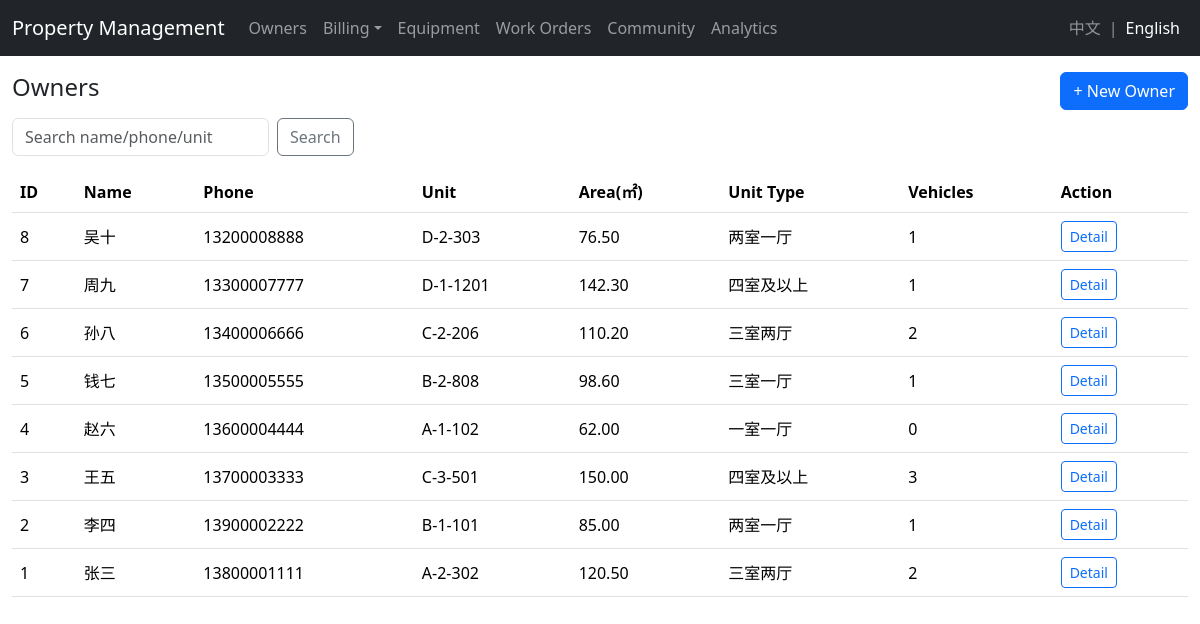
Screenshot of /owners?lang=en with the database file from the repository.
### models.py (models this page shows)
class Owner(db.Model):
    id = db.Column(db.Integer, primary_key=True)
    name = db.Column(db.String(120), nullable=False)
    phone = db.Column(db.String(50))
    email = db.Column(db.String(120))
    unit = db.Column(db.String(120))   # 房产信息（楼栋/单元/门牌）
    area = db.Column(db.Float)   # 房屋面积（平方米）
    unit_type = db.Column(db.String(50))   # 房型（一室一厅、两室一厅等）
    vehicles = db.Column(db.Text)   # JSON: [{"plate":"沪A12345","model":"Tesla 3"}]
    vehicle_count = db.Column(db.Integer, default=0)   # 车辆数量
    parking_spots = db.Column(db.String(255))   # 车位编号，多个用逗号分隔
    created_at = db.Column(db.DateTime, default=datetime.utcnow)
    invoices = db.relationship('Invoice', backref='owner', lazy=True)
    payments = db.relationship('Payment', backref='owner', lazy=True)
    workorders = db.relationship('WorkOrder', backref='requester', lazy=True)

### app.py (the view)
@app.route('/owners')
def owners_list():
    q = request.args.get('q','').strip()
    query = Owner.query
    if q:
        like = f"%{q}%"
        query = query.filter((Owner.name.like(like)) | (Owner.phone.like(like)) | (Owner.unit.like(like)))
    owners = query.order_by(Owner.id.desc()).all()
    return render_view('owners/list.html', owners=owners, q=q)

### app.py (called while the page is built)
@app.before_request
def set_language():
    lang = request.args.get('lang')
    if lang in {'en', 'zh'}:
        session['lang'] = lang
    session.setdefault('lang', 'zh')

def render_view(template_name, **kwargs):
    tpl = f"en/{template_name}" if session.get('lang') == 'en' else template_name
    return render_template(tpl, **kwargs)

### templates/en/owners/list.html
{% extends 'en/base.html' %}
{% block content %}
<div class="d-flex justify-content-between align-items-center mb-2">
  <h4>Owners</h4>
  <a class="btn btn-primary" href="{{ url_for('owners_new') }}">+ New Owner</a>
  </div>
<form class="row gy-2 gx-2 mb-3">
  <div class="col-auto"><input class="form-control" name="q" placeholder="Search name/phone/unit" value="{{ q }}"></div>
  <div class="col-auto"><button class="btn btn-outline-secondary">Search</button></div>
</form>
<table class="table table-hover align-middle">
  <thead><tr><th>ID</th><th>Name</th><th>Phone</th><th>Unit</th><th>Area(㎡)</th><th>Unit Type</th><th>Vehicles</th><th>Action</th></tr></thead>
  <tbody>
  {% for o in owners %}
    <tr>
      <td>{{ o.id }}</td>
      <td>{{ o.name }}</td>
      <td>{{ o.phone or '-' }}</td>
      <td>{{ o.unit or '-' }}</td>
      <td>{{ '%.2f'|format(o.area) if o.area else '-' }}</td>
      <td>{{ o.unit_type or '-' }}</td>
      <td>{{ o.vehicle_count or 0 }}</td>
      <td><a class="btn btn-sm btn-outline-primary" href="{{ url_for('owners_detail', oid=o.id) }}">Detail</a></td>
    </tr>
  {% endfor %}
  </tbody>
</table>
{% endblock %}

### static/styles.css (style rules this page uses)
table td, table th { vertical-align: middle; }

### rows the page displays
Owner: id "8", name "吴十", phone "13200008888", unit "D-2-303", area "76.50", unit_type "两室一厅", vehicle_count "1"
Owner: id "7", name "周九", phone "13300007777", unit "D-1-1201", area "142.30", unit_type "四室及以上", vehicle_count "1"
Owner: id "6", name "孙八", phone "13400006666", unit "C-2-206", area "110.20", unit_type "三室两厅", vehicle_count "2"
Owner: id "5", name "钱七", phone "13500005555", unit "B-2-808", area "98.60", unit_type "三室一厅", vehicle_count "1"
Owner: id "4", name "赵六", phone "13600004444", unit "A-1-102", area "62.00", unit_type "一室一厅", vehicle_count "0"
Owner: id "3", name "王五", phone "13700003333", unit "C-3-501", area "150.00", unit_type "四室及以上", vehicle_count "3"
Owner: id "2", name "李四", phone "13900002222", unit "B-1-101", area "85.00", unit_type "两室一厅", vehicle_count "1"
Owner: id "1", name "张三", phone "13800001111", unit "A-2-302", area "120.50", unit_type "三室两厅", vehicle_count "2"
